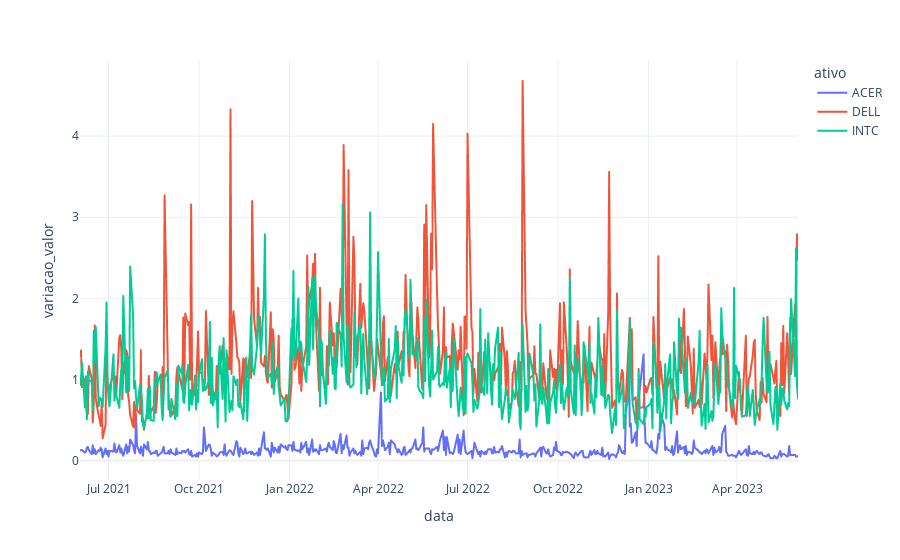

Notebook code for this chart:
### Markdown cell above
**Criação do gráfico**

### Code cell
fig = px.line(data_frame = df_ativos, 
              x = 'data', 
              y = 'variacao_valor', 
              color = 'ativo', 
              template = 'plotly_white')


fig.show()

### Figure 1 — Plotly figure (JSON) as saved in the notebook; plotly's stock layout.template omitted (floating-point values rounded to 4 significant figures; data arrays with more than 128 entries replaced by an {"elided": "..."} marker saying what was removed)
{"data": [{"hovertemplate": "ativo=ACER<br>data=%{x}<br>variacao_valor=%{y}<extra></extra>", "legendgroup": "ACER", "line": {"color": "#636efa", "dash": "solid"}, "marker": {"symbol": "circle"}, "mode": "lines", "name": "ACER", "showlegend": true, "type": "scattergl", "x": {"elided": "505 str values"}, "xaxis": "x", "y": {"elided": "505 float values"}, "yaxis": "y"}, {"hovertemplate": "ativo=DELL<br>data=%{x}<br>variacao_valor=%{y}<extra></extra>", "legendgroup": "DELL", "line": {"color": "#EF553B", "dash": "solid"}, "marker": {"symbol": "circle"}, "mode": "lines", "name": "DELL", "showlegend": true, "type": "scattergl", "x": {"elided": "505 str values"}, "xaxis": "x", "y": {"elided": "505 float values"}, "yaxis": "y"}, {"hovertemplate": "ativo=INTC<br>data=%{x}<br>variacao_valor=%{y}<extra></extra>", "legendgroup": "INTC", "line": {"color": "#00cc96", "dash": "solid"}, "marker": {"symbol": "circle"}, "mode": "lines", "name": "INTC", "showlegend": true, "type": "scattergl", "x": {"elided": "505 str values"}, "xaxis": "x", "y": {"elided": "505 float values"}, "yaxis": "y"}], "layout": {"legend": {"title": {"text": "ativo"}, "tracegroupgap": 0}, "margin": {"t": 60}, "xaxis": {"anchor": "y", "domain": [0, 1], "title": {"text": "data"}}, "yaxis": {"anchor": "x", "domain": [0, 1], "title": {"text": "variacao_valor"}}}}
